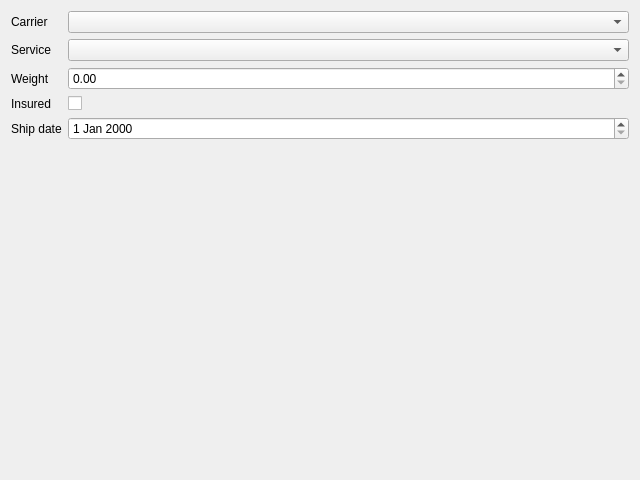
<?xml version="1.0" encoding="UTF-8"?>
<!-- SPDX-License-Identifier: MIT -->
<ui version="4.0">
 <class>ShippingForm</class>
 <widget class="QDialog" name="ShippingForm">
  <property name="geometry">
   <rect>
    <x>0</x>
    <y>0</y>
    <width>640</width>
    <height>480</height>
   </rect>
  </property>
  <property name="windowTitle">
   <string>Shipping</string>
  </property>
  <layout class="QFormLayout" name="formLayout">
   <item row="0" column="0">
    <widget class="QLabel" name="label_carrierCombo">
     <property name="text">
      <string>Carrier</string>
     </property>
     <property name="buddy">
      <cstring>carrierCombo</cstring>
     </property>
    </widget>
   </item>
   <item row="0" column="1">
    <widget class="QComboBox" name="carrierCombo"/>
   </item>
   <item row="1" column="0">
    <widget class="QLabel" name="label_serviceCombo">
     <property name="text">
      <string>Service</string>
     </property>
     <property name="buddy">
      <cstring>serviceCombo</cstring>
     </property>
    </widget>
   </item>
   <item row="1" column="1">
    <widget class="QComboBox" name="serviceCombo"/>
   </item>
   <item row="2" column="0">
    <widget class="QLabel" name="label_weightEdit">
     <property name="text">
      <string>Weight</string>
     </property>
     <property name="buddy">
      <cstring>weightEdit</cstring>
     </property>
    </widget>
   </item>
   <item row="2" column="1">
    <widget class="QDoubleSpinBox" name="weightEdit"/>
   </item>
   <item row="3" column="0">
    <widget class="QLabel" name="label_insuredCheck">
     <property name="text">
      <string>Insured</string>
     </property>
     <property name="buddy">
      <cstring>insuredCheck</cstring>
     </property>
    </widget>
   </item>
   <item row="3" column="1">
    <widget class="QCheckBox" name="insuredCheck"/>
   </item>
   <item row="4" column="0">
    <widget class="QLabel" name="label_shipEdit">
     <property name="text">
      <string>Ship date</string>
     </property>
     <property name="buddy">
      <cstring>shipEdit</cstring>
     </property>
    </widget>
   </item>
   <item row="4" column="1">
    <widget class="QDateEdit" name="shipEdit"/>
   </item>
  </layout>
 </widget>
 <tabstops>
  <tabstop>carrierCombo</tabstop>
  <tabstop>serviceCombo</tabstop>
  <tabstop>weightEdit</tabstop>
  <tabstop>insuredCheck</tabstop>
  <tabstop>shipEdit</tabstop>
 </tabstops>
</ui>
